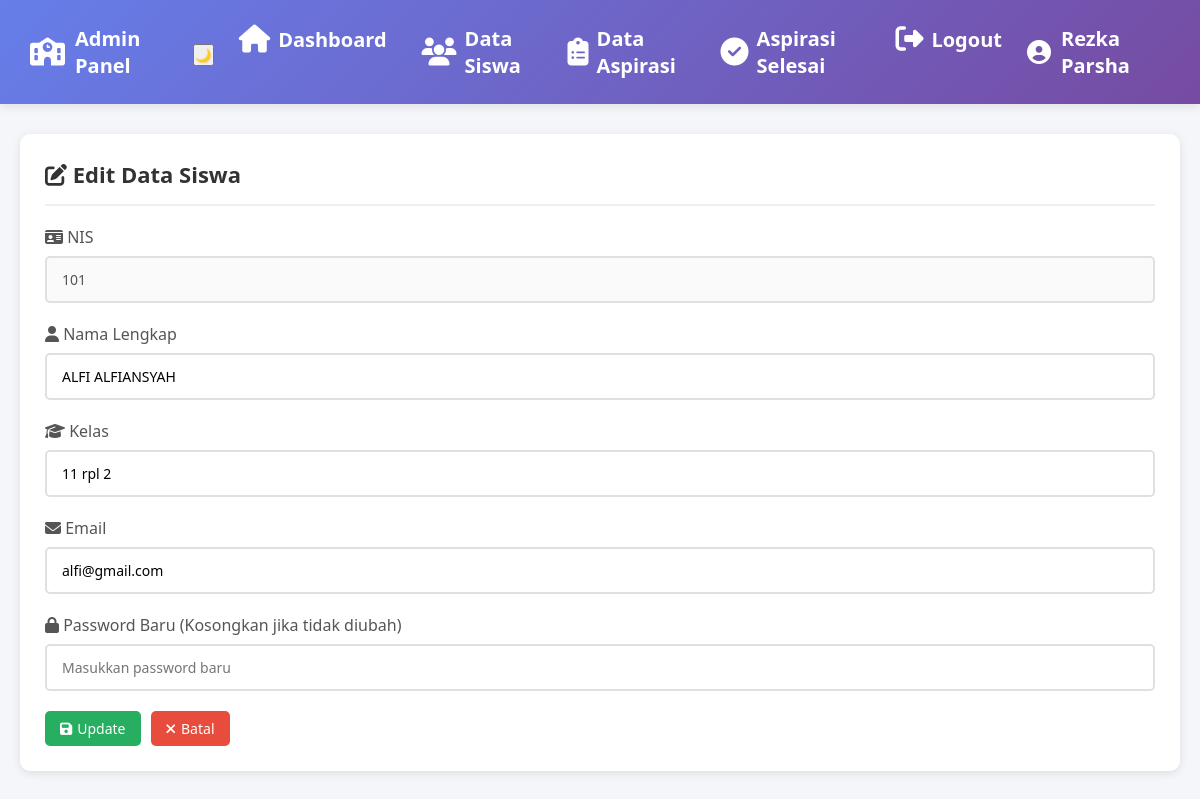
Screenshot of /VIEW/ADMIN/FormEditSiswa.php?nis=101 (signed in) with the database file from the repository.
### tables this page shows
CREATE TABLE `siswa` (
  `nis` int NOT NULL,
  `nama` varchar(35) NOT NULL,
  `kelas` varchar(10) NOT NULL,
  `email` varchar(50) NOT NULL,
  `password` varchar(255) NOT NULL,
  `created_at` timestamp NULL DEFAULT CURRENT_TIMESTAMP
);

### MODEL/m_koneksi.php (called while the page is built, shortened)
<?php
class Koneksi
{
    private $host = "127.0.0.1";
    private $username = "root";
    private $password = "root";
    private $db = "pengaduan_sarana_sekolah_kel6_11rpl2";
    function __construct()
    {
        $this->koneksi = mysqli_connect(
            $this->host,
            $this->username,
            $this->password,
            $this->db
        );
    }
}
?>

### MODEL/m_siswa.php (called while the page is built, shortened)
<?php
require_once 'm_koneksi.php';
class Siswa {
    private $koneksi;
    public function __construct() {
        $db = new Koneksi();
        $this->koneksi = $db->koneksi;
    }
    public function getSiswaByNis($nis) {
        $query = "SELECT * FROM siswa
                  WHERE nis = '$nis'";
        $result = mysqli_query($this->koneksi, $query);
        return mysqli_fetch_assoc($result);
    }
}
?>

### VIEW/ADMIN/FormEditSiswa.php (the view, shortened to what this page needs)
<?php
require_once '../../MODEL/m_siswa.php';
$siswaModel = new Siswa();
$siswa = $siswaModel->getSiswaByNis($_GET['nis']);
?>
<!DOCTYPE html>
<html lang="id">
<head>
    <link rel="stylesheet" href="../../ASSETS/NavbarAdmin.css">
    <link rel="stylesheet" href="https://cdnjs.cloudflare.com/ajax/libs/font-awesome/6.4.0/css/all.min.css">
</head>
<body class="<?php echo $tema == 'gelap' ? 'tema-gelap' : ''; ?>">
    <?php include '../../template/NavbarAdmin.php'; ?>
    <div class="container">
        <div class="card">
            <div class="card-header">
                <h2><i class="fas fa-edit"></i> Edit Data Siswa</h2>
            </div>
            <form action="../../CONTROLLER/AdminController.php" method="POST">
                <div class="form-group">
                    <label><i class="fas fa-id-card"></i> NIS</label>
                    <input type="number" value="<?php echo $siswa['nis']; ?>" disabled>
                </div>
                <div class="form-group">
                    <label><i class="fas fa-user"></i> Nama Lengkap</label>
                    <input type="text" name="nama" value="<?php echo htmlspecialchars($siswa['nama']); ?>" required>
                </div>
                <div class="form-group">
                    <label><i class="fas fa-graduation-cap"></i> Kelas</label>
                    <input type="text" name="kelas" value="<?php echo htmlspecialchars($siswa['kelas']); ?>" required>
                </div>
                <div class="form-group">
                    <label><i class="fas fa-envelope"></i> Email</label>
                    <input type="email" name="email" value="<?php echo htmlspecialchars($siswa['email']); ?>" required>
                </div>
                <div class="form-group">
                    <label><i class="fas fa-lock"></i> Password Baru (Kosongkan jika tidak diubah)</label>
                    <input type="password" name="password" placeholder="Masukkan password baru">
                </div>
                <div style="display: flex; gap: 10px;">
                    <button type="submit" name="update_siswa" class="btn btn-success">
                        <i class="fas fa-save"></i> Update
                    </button>
                    <a href="v_DaftarSiswa.php" class="btn btn-danger">
                        <i class="fas fa-times"></i> Batal
                    </a>
                </div>
            </form>
        </div>
    </div>
</html>

### ASSETS/NavbarAdmin.css (style rules this page uses)
* { margin: 0; padding: 0; box-sizing: border-box; font-family: 'Segoe UI', Tahoma, Geneva, Verdana, sans-serif; }
body { background: #f5f6fa; }
.container { max-width: 1200px; margin: 30px auto; padding: 0 20px; }
.card { background: white; border-radius: 10px; box-shadow: 0 2px 10px rgba(0,0,0,0.1); padding: 25px; margin-bottom: 20px; }
.card-header { display: flex; justify-content: space-between; align-items: center; margin-bottom: 20px; padding-bottom: 15px; border-bottom: 2px solid #f0f0f0; }
.card-header h2 { color: #333; font-size: 22px; }
.btn { padding: 8px 15px; border: none; border-radius: 5px; cursor: pointer; font-size: 14px; text-decoration: none; display: inline-flex; align-items: center; gap: 5px; transition: all 0.3s; }
.btn-success { background: #27ae60; color: white; }
.btn-danger { background: #e74c3c; color: white; }
.form-group { margin-bottom: 20px; }
.form-group label { display: block; margin-bottom: 8px; color: #555; font-weight: 500; }
.form-group input, .form-group select, .form-group textarea { width: 100%; padding: 12px 15px; border: 2px solid #e0e0e0; border-radius: 5px; font-size: 14px; transition: border-color 0.3s; }

### rows the page displays
siswa: nis "101", nama "ALFI ALFIANSYAH", kelas "11 rpl 2", email "alfi@gmail.com"

### other values shown
$_SESSION['nama_lengkap'] "Rezka Parsha"
